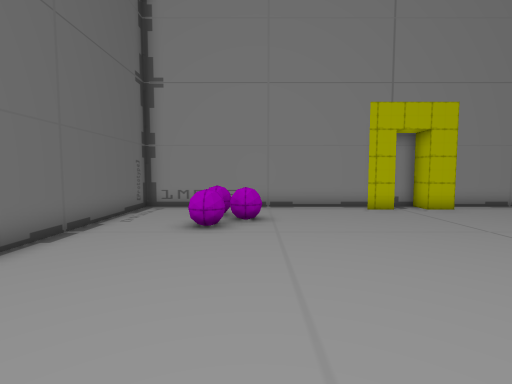
view 1 (above)

16 first-person views from a walk through a 3-D level made in the Unity game engine. The camera is 1.4 m above the floor, tilts 4° down and sees 85° across. The floor is counted in squares, 1 m on a side. Each view is taken from the middle of a square. On the plan, view 1 faces up. The plan holds only what a view shows up to about 14 squares ahead; the rest is blank. The place goes on beyond the plan. The player is left out.

view 2
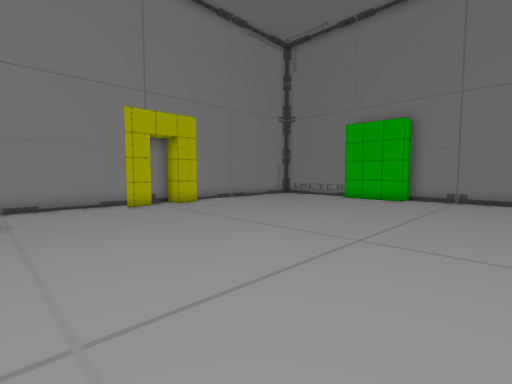

view 3
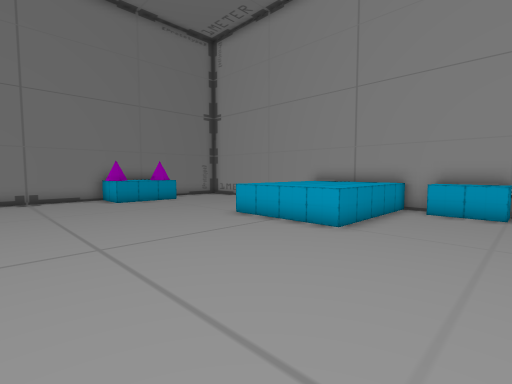

view 4
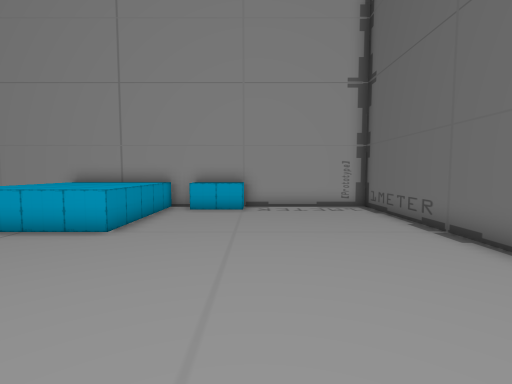

view 5
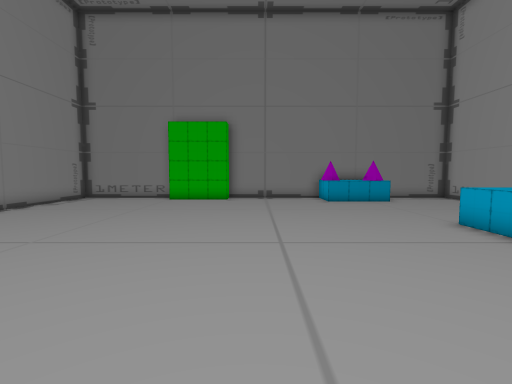

view 6
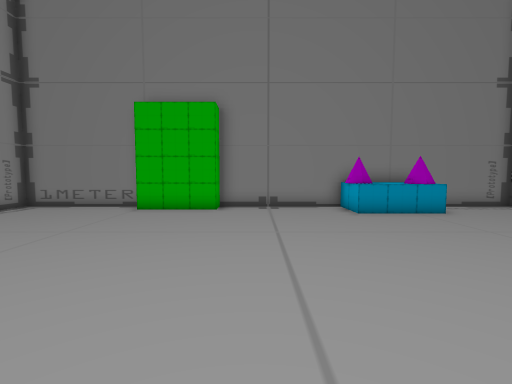

view 7
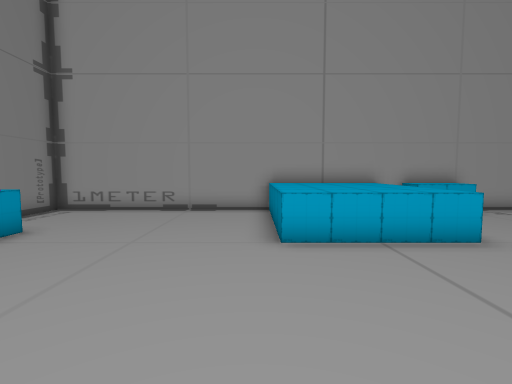

view 8
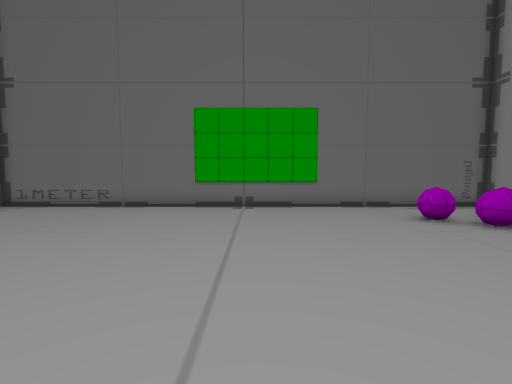

view 9
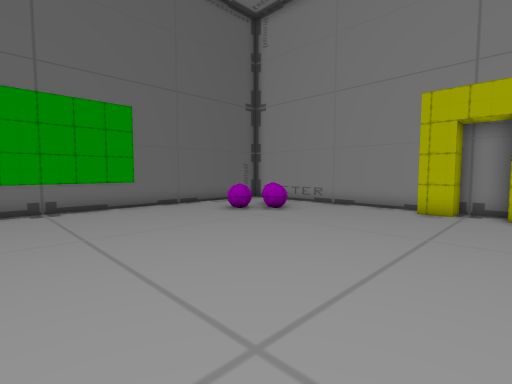

view 10
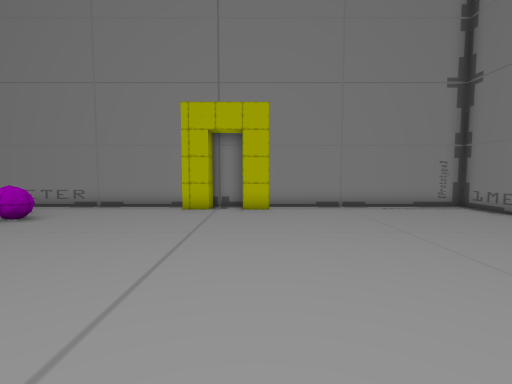

view 11
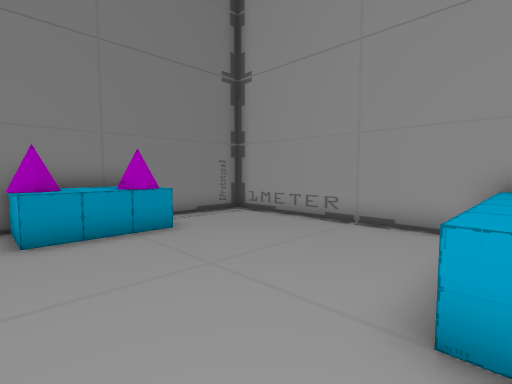

view 12
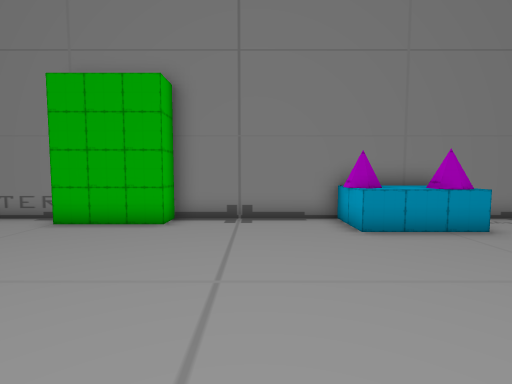

view 13
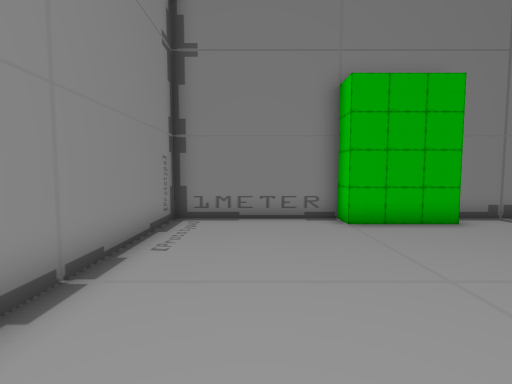

view 14
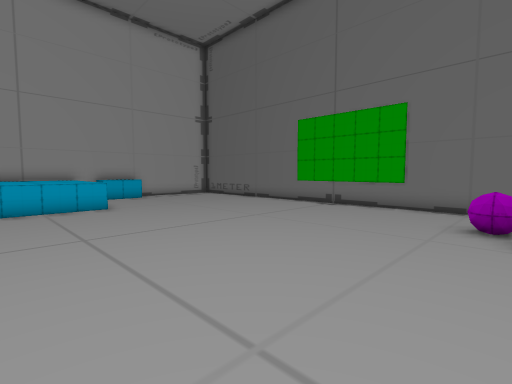

view 15
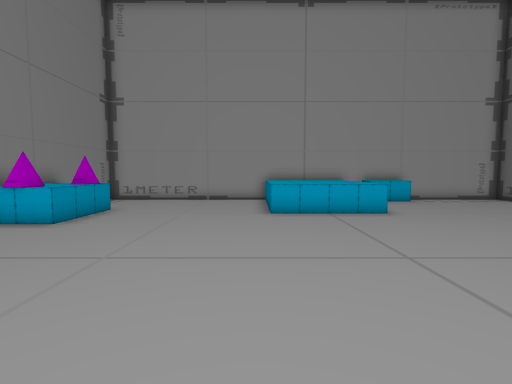

view 16
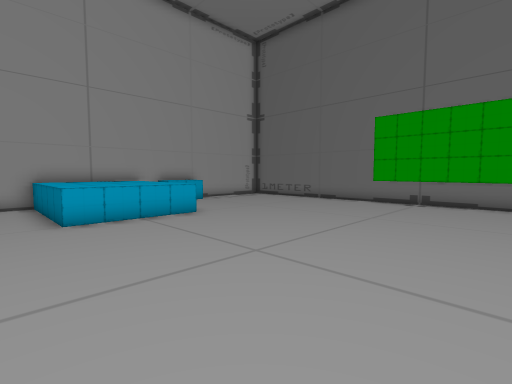

### Floor plan
Points are (right, up) in squares from view 1. A wall is a line through its corners. A room is listed if a view was taken in it or the views show most of it. See-through windows are left out.
Room 1 (views 1, 2, 3, 4, 5, 6, 7, 8, 9, 10, 11, 12, 13, 14, 15, 16)
walls: (7.6, 10.5) (6.5, 10.5) (6.5, 11.5); (13.5, -1.5) (15.5, -1.5); (5.2, 11.5) (5.2, 10.5) (4.1, 10.5); (14.3, -2.3) (14.1, -1.9) (14.3, -1.5); (13.8, -4.3) (13.6, -3.8) (13.8, -3.5) (14.2, -3.5); (15.5, 6.5) (15.5, 11.5) (-4.5, 11.5) (-4.5, -8.5) (15.5, -8.5) (15.5, 3.5)
low walls: (13.5, -4.6) (13.5, -1.5)
objects: ball (-2, 7) to (-1, 8); ball (-2, 9) to (-1, 10); ball (0, 8) to (0, 9); other object (1, -8) to (2, -8); other object (4, -8) to (7, -4); other object (15, 4) to (16, 6)

Where each view was taken, in squares from view 1:
view 1: 0 up, 0 right, facing up
view 2: 1 down, 0 right, facing up-right
view 3: 3 up, 0 right, facing down-right
view 4: 3 up, 0 right, facing down
view 5: 2 up, 0 right, facing right
view 6: 2 up, 4 right, facing right
view 7: 2 up, 8 right, facing down
view 8: 2 up, 7 right, facing left
view 9: 0 up, 7 right, facing up-left
view 10: 0 up, 7 right, facing up
view 11: 1 down, 7 right, facing down-right
view 12: 1 up, 7 right, facing right
view 13: 9 up, 7 right, facing right
view 14: 8 up, 7 right, facing down-left
view 15: 6 up, 8 right, facing down
view 16: 5 up, 9 right, facing down-left
